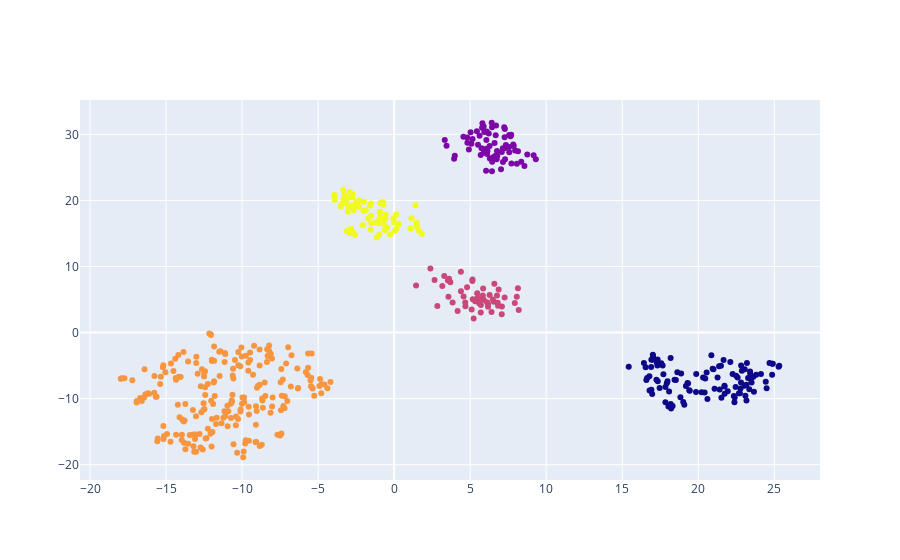

Write notebook code for a chart like this one.
### Code cell
fig = go.Figure()
fig.add_traces(
    go.Scatter(
        x=tsne_redux[:,0],
       y=tsne_redux[:,1],
       mode="markers",
       marker = {
           "color":kmeans.labels_
       }
    )
)
fig.show()

### Figure 1 — Plotly figure (JSON) as saved in the notebook; plotly's stock layout.template omitted (floating-point values rounded to 4 significant figures; data arrays with more than 128 entries replaced by an {"elided": "..."} marker saying what was removed)
{"data": [{"marker": {"color": {"elided": "511 int values"}}, "mode": "markers", "type": "scatter", "x": {"elided": "511 float values"}, "y": {"elided": "511 float values"}}], "layout": {}}
